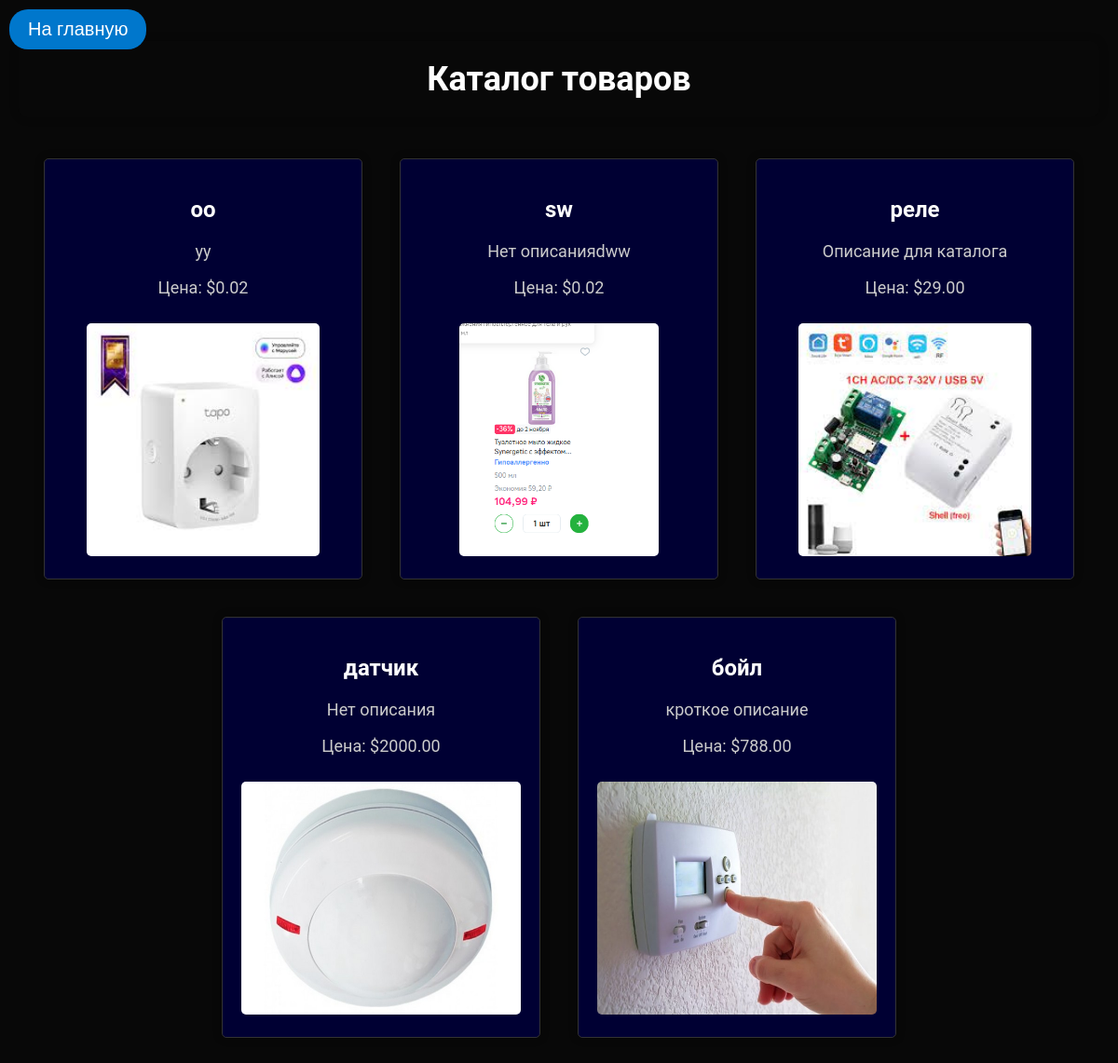
The app's page /catalog/, older data.
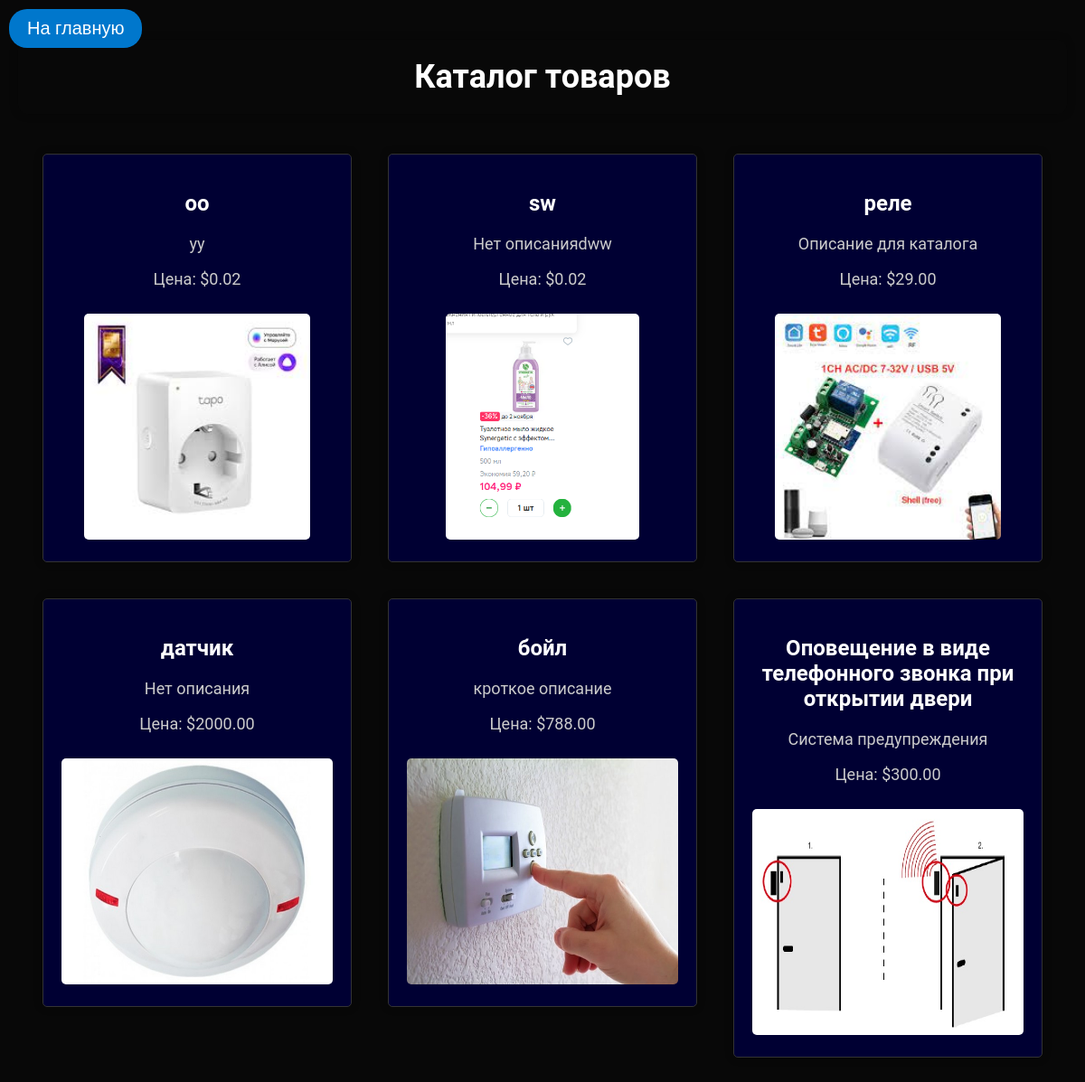
The same page, newer data.
### myapp/models.py (models this page shows, shortened)
class Product(models.Model):
    name = models.CharField(max_length=100)
    short_description = models.CharField(max_length=255, default="Нет описания")
    description = models.TextField()
    price = models.DecimalField(max_digits=10, decimal_places=2)
    image = models.ImageField(upload_to='products/')

### myapp/views.py (the view)
# urls.py: path('catalog/', views.catalog, name='catalog'),
def catalog(request):
    products = Product.objects.all()
    return render(request, 'myapp/catalog.html', {'products': products})

### myapp/templates/myapp/catalog.html (shortened to what this page needs)
<!DOCTYPE html>
<html>
<head>
</head>
<body>
    <a class="home-link" href="{% url 'home' %}">На главную</a>
    <h1>Каталог товаров</h1>
    <ul>
        {% for product in products %}
            <a href="{% url 'product_detail' product.id %}">
                <li>
                    <h2>{{ product.name }}</h2>
                    <p>{{ product.short_description }}</p>
                    <p>Цена: ${{ product.price }}</p>
                    <img src="{{ product.image.url }}" alt="{{ product.name }}">
                </li>
            </a>
        {% endfor %}
    </ul>
</body>
</html>

Row changes from the older to the newer data that the page shows:
added Product: name "Оповещение в виде телефонного звонка при открытии двери", short_description "Система предупреждения", price "300.00", image (picture)
